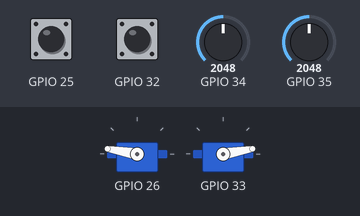
A sketch run on a simulated ESP32. Shown: 2 × servo. Inputs (shaded band) come from the test bench; at power-on: GPIO 25 HIGH, GPIO 35 = 2048, GPIO 34 = 2048, GPIO 32 HIGH. What the sketch prints to the serial monitor is not drawn.

Above: at 1.4 s.
1.5 s: GPIO 25 pulled LOW for 0.75 s
4.8 s: GPIO 35 set to 1947
At 5.14 s:
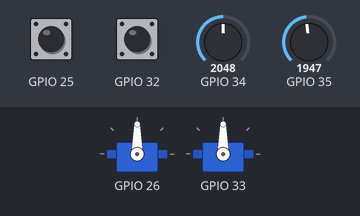
8.1 s: GPIO 34 set to 1930
At 8.1 s:
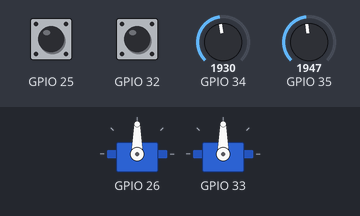
9.6 s: GPIO 35 set to 441
11.1 s: GPIO 35 set to 378
At 11.25 s:
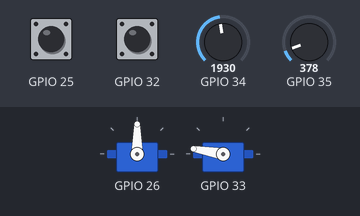
14.4 s: GPIO 34 set to 2047
At 15.2 s:
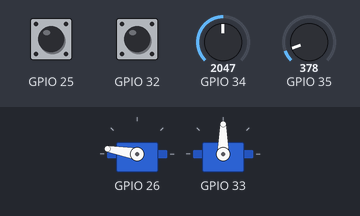
Timing chart, 0 to 18.7 s (numbered marks = the images above; inputs shaded):
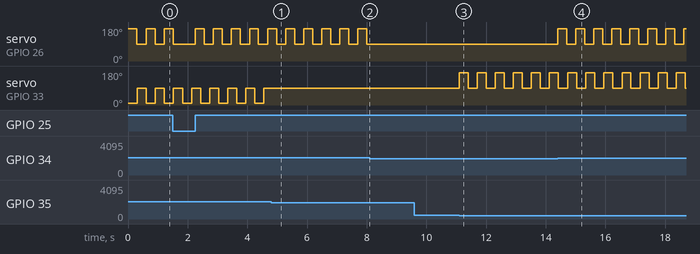

The sketch:

testsorterexternal.ino
```cpp
#include <ESP32Servo.h>
//Servo servo1;
//Servo servo2;  // create servo object to control a servo
// twelve servo objects can be created on most boards

//int pos = 90;// variable to store the servo position
//const int IN = 33; //
 //
int blackPong = 0;
int whitePong = 0;
int minUs = 500;
int maxUs = 2400;
unsigned long currentTime = 0;
const int servoDelay = 300;//determine how long our servo will delay before proceeding to next movement
const int detectionDelay = 10;
//const int wantedDetect = 5;
//int servo1Pin = 26;
//int servo2Pin = 16;
int blackValue = 400;
int whiteValue = 2000;
int noBallLight = 0;
ESP32PWM pwm;
Servo servo1;
Servo servo2;

class Sorter {
    int servoPin;       //GPIO pin for the servo
    int buttonPin;
    int BallDetected;       //Variable that will count up everytime button is pressed(ball falls)
    int BallSorted;
    int AIN;            //GPIO for IR reader
    unsigned long startMTime;      //used for the delay of the servo
    int irAvg = 0;      //used in the detect value to get a sum of the 5 values collected
    int Irvalue = 0;    //averaged value from the IR reader
    char ballColor = 'N';
    char ballValue = 'N';
    unsigned long nextRead = currentTime + detectionDelay;
    int detectCount = 0;
    bool start;
    bool switchChanged;
    Servo servo;

public:
    Sorter(Servo myServo, int sPin,int bPin, int inputPin) {
        servo = myServo;
        servoPin = sPin;
        buttonPin = bPin;
        AIN = inputPin;
        pinMode(buttonPin, INPUT_PULLUP);
        start = true;
        servo.write(90);
        //do we want these here?
    }
    void begin(){
        pinMode(buttonPin, INPUT_PULLUP);
        //attachInterrupt(digitalPinToInterrupt(buttonPin), ballCount, FALLING);
    }
    void left() {
        currentTime = millis();
        if (start == true) {
            servo.attach(servoPin, minUs, maxUs);
            servo.write(170);
            startMTime = currentTime;// waits 100ms for the servo to reach the position
            start = false;
        }
        if (currentTime >= (startMTime + servoDelay)) {
            servo.write(90);
            switchChanged = false;
            Serial.println("Switch changed back");
            if (currentTime >= (startMTime + (2*servoDelay))){
                ballValue = 'N';
                start = true;
                servo.detach();

            }
          }
    }
    void right() {
        currentTime = millis();
        if (start == true) {
            servo.attach(servoPin, minUs, maxUs);
            servo.write(10);
            Serial.println("I'm here 1");
            startMTime = currentTime;// waits 100ms for the servo to reach the position
            start = false;
        }
        if (currentTime >= (startMTime + servoDelay)) {
            servo.write(90);
            switchChanged = false;
            Serial.println("Switch changed back");
            //BallSorted++;
            if (currentTime >= (startMTime + (2*servoDelay))){
            ballValue = 'N';
            start = true;
            servo.detach();
            Serial.println("I'm here 3");
            }
        }
    }
    void sortBallSorterRight(){
        //ballValue = detectValue();
        //Serial.print("ball color ");
        //Serial.println(ballValue);
        if (ballValue == 'N') {
            Serial.println(switchChanged);
            if(digitalRead(buttonPin) == 1){
                switchChanged = true;
            }
            if (switchChanged) {
                ballValue = detectValue();
                //Serial.println("I'm here 6");
            }
        }
        if (ballValue == 'W'){
            right();
            Serial.println("I'm here 4");
            Serial.println(switchChanged);
        }
        if (ballValue == 'B'){
            left();
            Serial.println("I'm here 5");
            Serial.println(switchChanged);
        }
    }
    void sortBallSorterLeft(){
        //ballValue = detectValue();
        //Serial.print("ball color ");
        //Serial.println(ballValue);
        if (ballValue == 'N') {
            if(digitalRead(buttonPin) == 1){
                switchChanged = true;
            }
            if (switchChanged) {
                ballValue = detectValue();
                //Serial.println("I'm here 6");
            }
        }
        if (ballValue == 'B'){
            right();
        }
        if (ballValue == 'W'){
            left();
        }
    }
    char detectValue(){
        int newIrValue = analogRead(AIN);
        Serial.println(newIrValue);
        //currentTime = millis();
        //Serial.print("ball value: ");
        //Serial.println(newIrValue);
        if (newIrValue >= whiteValue) {
                ballColor = 'W';
        }
        else if (newIrValue <= blackValue) {
            ballColor = 'B';
        }
        else {
            ballColor = 'N';
        }
            //Serial.print("Ball Color Detected");
            //Serial.println(ballColor);
            //detectCount = 0;

        /*
        if (currentTime > nextRead && detectCount < wantedDetect){
            irAvg += analogRead(AIN);
            detectCount++;
            nextRead = currentTime + detectionDelay;
        }
        if (detectCount = wantedDetect){
            int newIrValue = (irAvg/wantedDetect);
            //Serial.print("Ir value");
            //Serial.println(newIrValue);
            //irAvg = 0;
            if (newIrValue >= whiteValue) {
                ballColor = 'W';
            }
            else if (newIrValue <= blackValue) {
                ballColor = 'B';
            }
            else {
                ballColor = 'N';
            }
            //Serial.print("Ball Color Detected");
            //Serial.println(ballColor);
            detectCount = 0;
        }
        else{
            ballColor = 'N';
        }
        */

        return ballColor;
    }
    void ballCount() {
        switchChanged = true;
        Serial.println("switch Changed");
    }
};
Sorter sorter(servo1, 26, 25 , 34);
Sorter sorter2(servo2, 33, 32, 35);

void setup() {
    ESP32PWM::allocateTimer(0);
    ESP32PWM::allocateTimer(1);
    ESP32PWM::allocateTimer(2);
    ESP32PWM::allocateTimer(3);
    Serial.begin(115200);// attaches the servo on pin 9 to the servo object
    //sorter.begin();
    //sorter2.begin();
    //servo1.attach(servo1Pin, minUs, maxUs);
    //servo2.attach(servo2Pin, minUs, maxUs);
}
void loop() {
    //Irvalue = analogRead(IN);
    //buttonValue = digitalRead(button);
    //currentTime = millis();
    //Serial.print("IR Value: ");
    //Serial.println(Irvalue);
    //Irvalue = detectValue();
    sorter.sortBallSorterLeft();
    sorter2.sortBallSorterRight();
}
```

Measured:
- the behaviour switches between 2000 and 1999 on GPIO 35 (found by bisection; images 0 and 1)
- the behaviour switches between 2000 and 1999 on GPIO 34 (found by bisection; images 1 and 2)
- the behaviour switches between 401 and 400 on GPIO 35 (found by bisection; images 2 and 3)
- after the input at 4.8 s, servo on GPIO 33: stops changing and stays 90°
- after the input at 8.1 s, servo on GPIO 26: stops changing and stays 90°
- after the input at 11.1 s, servo on GPIO 33: alternates 170° for 0.30 s and 90° for 0.30 s, starting at once
- after the input at 14.4 s, servo on GPIO 26: alternates 170° for 0.30 s and 90° for 0.30 s, starting at once
- by itself, servo on GPIO 26: alternates 170° for 0.30 s and 90° for 0.30 s
